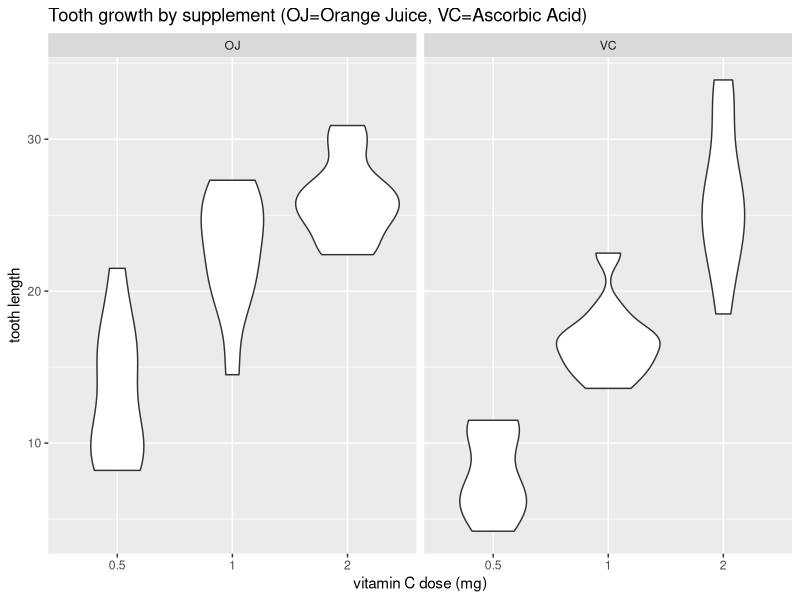

Source code (R):
#script to run some confidence intervals and tests on tooth growth data
library(ggplot2)
library(dplyr)

data(ToothGrowth)

tg <- tbl_df(ToothGrowth)
tg_dose <- mutate(tg, dosefact=as.factor(dose))

tg_bysuppdose <- group_by(tg, supp, dose)
tg_bysuppdose_stat <- summarise(tg_bysuppdose, 
	meanlen=mean(len), sdlen=sd(len))

vplottitle <- 'Tooth growth by supplement (OJ=Orange Juice, VC=Ascorbic Acid)'
vplot <- ggplot(tg_dose, aes(y=len, x=dosefact))
vplot <- vplot + geom_violin() + facet_wrap(~supp)
vplot <- vplot + labs(title=vplottitle, 
	x='vitamin C dose (mg)', y='tooth length')